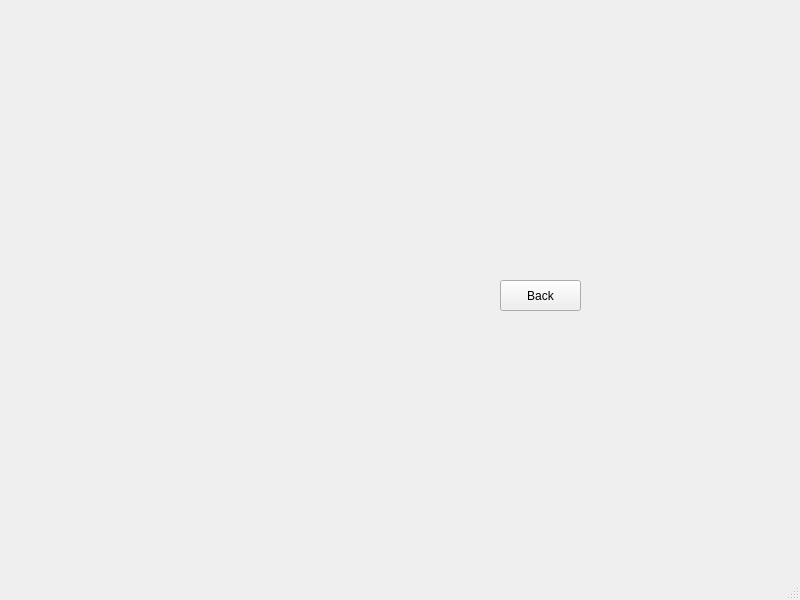
<?xml version="1.0" encoding="UTF-8"?>
<ui version="4.0">
 <class>MainWindow</class>
 <widget class="QMainWindow" name="MainWindow">
  <property name="geometry">
   <rect>
    <x>0</x>
    <y>0</y>
    <width>800</width>
    <height>600</height>
   </rect>
  </property>
  <property name="windowTitle">
   <string>MainWindow</string>
  </property>
  <widget class="QWidget" name="centralwidget">
   <widget class="QStackedWidget" name="stackedWidget">
    <property name="geometry">
     <rect>
      <x>0</x>
      <y>0</y>
      <width>591</width>
      <height>321</height>
     </rect>
    </property>
    <property name="currentIndex">
     <number>6</number>
    </property>
    <widget class="QWidget" name="cardNumber">
     <widget class="QLabel" name="error">
      <property name="geometry">
       <rect>
        <x>80</x>
        <y>260</y>
        <width>131</width>
        <height>31</height>
       </rect>
      </property>
      <property name="text">
       <string/>
      </property>
     </widget>
     <widget class="QLabel" name="enterCard">
      <property name="geometry">
       <rect>
        <x>110</x>
        <y>0</y>
        <width>361</width>
        <height>61</height>
       </rect>
      </property>
      <property name="styleSheet">
       <string notr="true">font: 75 24pt &quot;MS Shell Dlg 2&quot;;</string>
      </property>
      <property name="text">
       <string>Enter your card number:</string>
      </property>
     </widget>
     <widget class="QPushButton" name="p1">
      <property name="geometry">
       <rect>
        <x>320</x>
        <y>90</y>
        <width>51</width>
        <height>51</height>
       </rect>
      </property>
      <property name="styleSheet">
       <string notr="true">font: 75 11pt &quot;MS Shell Dlg 2&quot;;</string>
      </property>
      <property name="text">
       <string>1</string>
      </property>
     </widget>
     <widget class="QPushButton" name="p2">
      <property name="geometry">
       <rect>
        <x>380</x>
        <y>90</y>
        <width>51</width>
        <height>51</height>
       </rect>
      </property>
      <property name="styleSheet">
       <string notr="true">font: 75 11pt &quot;MS Shell Dlg 2&quot;;</string>
      </property>
      <property name="text">
       <string>2</string>
      </property>
     </widget>
     <widget class="QPushButton" name="p3">
      <property name="geometry">
       <rect>
        <x>440</x>
        <y>90</y>
        <width>51</width>
        <height>51</height>
       </rect>
      </property>
      <property name="styleSheet">
       <string notr="true">font: 75 11pt &quot;MS Shell Dlg 2&quot;;</string>
      </property>
      <property name="text">
       <string>3</string>
      </property>
     </widget>
     <widget class="QPushButton" name="pc">
      <property name="geometry">
       <rect>
        <x>440</x>
        <y>240</y>
        <width>51</width>
        <height>51</height>
       </rect>
      </property>
      <property name="styleSheet">
       <string notr="true">font: 75 11pt &quot;MS Shell Dlg 2&quot;;</string>
      </property>
      <property name="text">
       <string>&lt;-</string>
      </property>
     </widget>
     <widget class="QTextBrowser" name="input">
      <property name="geometry">
       <rect>
        <x>80</x>
        <y>130</y>
        <width>141</width>
        <height>51</height>
       </rect>
      </property>
     </widget>
     <widget class="QPushButton" name="p4">
      <property name="geometry">
       <rect>
        <x>320</x>
        <y>140</y>
        <width>51</width>
        <height>51</height>
       </rect>
      </property>
      <property name="styleSheet">
       <string notr="true">font: 75 11pt &quot;MS Shell Dlg 2&quot;;</string>
      </property>
      <property name="text">
       <string>4</string>
      </property>
     </widget>
     <widget class="QPushButton" name="p5">
      <property name="geometry">
       <rect>
        <x>380</x>
        <y>140</y>
        <width>51</width>
        <height>51</height>
       </rect>
      </property>
      <property name="styleSheet">
       <string notr="true">font: 75 11pt &quot;MS Shell Dlg 2&quot;;</string>
      </property>
      <property name="text">
       <string>5</string>
      </property>
     </widget>
     <widget class="QPushButton" name="pca">
      <property name="geometry">
       <rect>
        <x>320</x>
        <y>240</y>
        <width>51</width>
        <height>51</height>
       </rect>
      </property>
      <property name="styleSheet">
       <string notr="true">font: 75 11pt &quot;MS Shell Dlg 2&quot;;</string>
      </property>
      <property name="text">
       <string>&lt;-A</string>
      </property>
     </widget>
     <widget class="QPushButton" name="p0">
      <property name="geometry">
       <rect>
        <x>380</x>
        <y>240</y>
        <width>51</width>
        <height>51</height>
       </rect>
      </property>
      <property name="styleSheet">
       <string notr="true">font: 75 11pt &quot;MS Shell Dlg 2&quot;;</string>
      </property>
      <property name="text">
       <string>0</string>
      </property>
     </widget>
     <widget class="QPushButton" name="p8">
      <property name="geometry">
       <rect>
        <x>380</x>
        <y>190</y>
        <width>51</width>
        <height>51</height>
       </rect>
      </property>
      <property name="styleSheet">
       <string notr="true">font: 75 11pt &quot;MS Shell Dlg 2&quot;;</string>
      </property>
      <property name="text">
       <string>8</string>
      </property>
     </widget>
     <widget class="QPushButton" name="p7">
      <property name="geometry">
       <rect>
        <x>320</x>
        <y>190</y>
        <width>51</width>
        <height>51</height>
       </rect>
      </property>
      <property name="styleSheet">
       <string notr="true">font: 75 11pt &quot;MS Shell Dlg 2&quot;;</string>
      </property>
      <property name="text">
       <string>7</string>
      </property>
     </widget>
     <widget class="QPushButton" name="p6">
      <property name="geometry">
       <rect>
        <x>440</x>
        <y>140</y>
        <width>51</width>
        <height>51</height>
       </rect>
      </property>
      <property name="styleSheet">
       <string notr="true">font: 75 11pt &quot;MS Shell Dlg 2&quot;;</string>
      </property>
      <property name="text">
       <string>6</string>
      </property>
     </widget>
     <widget class="QPushButton" name="p9">
      <property name="geometry">
       <rect>
        <x>440</x>
        <y>190</y>
        <width>51</width>
        <height>51</height>
       </rect>
      </property>
      <property name="styleSheet">
       <string notr="true">font: 75 11pt &quot;MS Shell Dlg 2&quot;;</string>
      </property>
      <property name="text">
       <string>9</string>
      </property>
     </widget>
     <widget class="QPushButton" name="psubmit">
      <property name="geometry">
       <rect>
        <x>520</x>
        <y>290</y>
        <width>71</width>
        <height>31</height>
       </rect>
      </property>
      <property name="styleSheet">
       <string notr="true"/>
      </property>
      <property name="text">
       <string>Submit</string>
      </property>
     </widget>
     <widget class="QLabel" name="errorCardNum">
      <property name="geometry">
       <rect>
        <x>80</x>
        <y>230</y>
        <width>171</width>
        <height>31</height>
       </rect>
      </property>
      <property name="text">
       <string/>
      </property>
     </widget>
    </widget>
    <widget class="QWidget" name="PIN">
     <widget class="QLabel" name="enterPin">
      <property name="geometry">
       <rect>
        <x>150</x>
        <y>0</y>
        <width>241</width>
        <height>71</height>
       </rect>
      </property>
      <property name="styleSheet">
       <string notr="true">font: 75 24pt &quot;MS Shell Dlg 2&quot;;</string>
      </property>
      <property name="text">
       <string>Enter your PIN:</string>
      </property>
     </widget>
     <widget class="QPushButton" name="pushButton_1">
      <property name="geometry">
       <rect>
        <x>300</x>
        <y>80</y>
        <width>51</width>
        <height>51</height>
       </rect>
      </property>
      <property name="styleSheet">
       <string notr="true">font: 75 11pt &quot;MS Shell Dlg 2&quot;;</string>
      </property>
      <property name="text">
       <string>1</string>
      </property>
     </widget>
     <widget class="QPushButton" name="pushButton_2">
      <property name="geometry">
       <rect>
        <x>360</x>
        <y>80</y>
        <width>51</width>
        <height>51</height>
       </rect>
      </property>
      <property name="styleSheet">
       <string notr="true">font: 75 11pt &quot;MS Shell Dlg 2&quot;;</string>
      </property>
      <property name="text">
       <string>2</string>
      </property>
     </widget>
     <widget class="QPushButton" name="pushButton_3">
      <property name="geometry">
       <rect>
        <x>420</x>
        <y>80</y>
        <width>51</width>
        <height>51</height>
       </rect>
      </property>
      <property name="styleSheet">
       <string notr="true">font: 75 11pt &quot;MS Shell Dlg 2&quot;;</string>
      </property>
      <property name="text">
       <string>3</string>
      </property>
     </widget>
     <widget class="QTextBrowser" name="inputPin">
      <property name="geometry">
       <rect>
        <x>20</x>
        <y>120</y>
        <width>191</width>
        <height>51</height>
       </rect>
      </property>
     </widget>
     <widget class="QPushButton" name="pushButton_4">
      <property name="geometry">
       <rect>
        <x>300</x>
        <y>130</y>
        <width>51</width>
        <height>51</height>
       </rect>
      </property>
      <property name="styleSheet">
       <string notr="true">font: 75 11pt &quot;MS Shell Dlg 2&quot;;</string>
      </property>
      <property name="text">
       <string>4</string>
      </property>
     </widget>
     <widget class="QPushButton" name="pushButton_5">
      <property name="geometry">
       <rect>
        <x>360</x>
        <y>130</y>
        <width>51</width>
        <height>51</height>
       </rect>
      </property>
      <property name="styleSheet">
       <string notr="true">font: 75 11pt &quot;MS Shell Dlg 2&quot;;</string>
      </property>
      <property name="text">
       <string>5</string>
      </property>
     </widget>
     <widget class="QPushButton" name="pushButton_6">
      <property name="geometry">
       <rect>
        <x>420</x>
        <y>130</y>
        <width>51</width>
        <height>51</height>
       </rect>
      </property>
      <property name="styleSheet">
       <string notr="true">font: 75 11pt &quot;MS Shell Dlg 2&quot;;</string>
      </property>
      <property name="text">
       <string>6</string>
      </property>
     </widget>
     <widget class="QPushButton" name="pushButton_7">
      <property name="geometry">
       <rect>
        <x>300</x>
        <y>180</y>
        <width>51</width>
        <height>51</height>
       </rect>
      </property>
      <property name="styleSheet">
       <string notr="true">font: 75 11pt &quot;MS Shell Dlg 2&quot;;</string>
      </property>
      <property name="text">
       <string>7</string>
      </property>
     </widget>
     <widget class="QPushButton" name="pushButton_8">
      <property name="geometry">
       <rect>
        <x>360</x>
        <y>180</y>
        <width>51</width>
        <height>51</height>
       </rect>
      </property>
      <property name="styleSheet">
       <string notr="true">font: 75 11pt &quot;MS Shell Dlg 2&quot;;</string>
      </property>
      <property name="text">
       <string>8</string>
      </property>
     </widget>
     <widget class="QPushButton" name="pushButton_9">
      <property name="geometry">
       <rect>
        <x>420</x>
        <y>180</y>
        <width>51</width>
        <height>51</height>
       </rect>
      </property>
      <property name="styleSheet">
       <string notr="true">font: 75 11pt &quot;MS Shell Dlg 2&quot;;</string>
      </property>
      <property name="text">
       <string>9</string>
      </property>
     </widget>
     <widget class="QPushButton" name="pushButton_c">
      <property name="geometry">
       <rect>
        <x>300</x>
        <y>230</y>
        <width>51</width>
        <height>51</height>
       </rect>
      </property>
      <property name="styleSheet">
       <string notr="true">font: 75 11pt &quot;MS Shell Dlg 2&quot;;</string>
      </property>
      <property name="text">
       <string>&lt;-</string>
      </property>
     </widget>
     <widget class="QPushButton" name="pushButton">
      <property name="geometry">
       <rect>
        <x>360</x>
        <y>230</y>
        <width>51</width>
        <height>51</height>
       </rect>
      </property>
      <property name="styleSheet">
       <string notr="true">font: 75 11pt &quot;MS Shell Dlg 2&quot;;</string>
      </property>
      <property name="text">
       <string>0</string>
      </property>
     </widget>
     <widget class="QPushButton" name="pushButton_ca">
      <property name="geometry">
       <rect>
        <x>420</x>
        <y>230</y>
        <width>51</width>
        <height>51</height>
       </rect>
      </property>
      <property name="styleSheet">
       <string notr="true">font: 75 11pt &quot;MS Shell Dlg 2&quot;;</string>
      </property>
      <property name="text">
       <string>&lt;-A</string>
      </property>
     </widget>
     <widget class="QPushButton" name="pushButton_back">
      <property name="geometry">
       <rect>
        <x>510</x>
        <y>250</y>
        <width>81</width>
        <height>31</height>
       </rect>
      </property>
      <property name="styleSheet">
       <string notr="true"/>
      </property>
      <property name="text">
       <string>Back</string>
      </property>
     </widget>
     <widget class="QPushButton" name="pushButton_submit">
      <property name="geometry">
       <rect>
        <x>510</x>
        <y>290</y>
        <width>81</width>
        <height>31</height>
       </rect>
      </property>
      <property name="styleSheet">
       <string notr="true"/>
      </property>
      <property name="text">
       <string>Submit</string>
      </property>
     </widget>
     <widget class="QLabel" name="errorPin">
      <property name="geometry">
       <rect>
        <x>30</x>
        <y>210</y>
        <width>161</width>
        <height>41</height>
       </rect>
      </property>
      <property name="text">
       <string/>
      </property>
     </widget>
    </widget>
    <widget class="QWidget" name="bankOperations">
     <widget class="QPushButton" name="changePin">
      <property name="geometry">
       <rect>
        <x>110</x>
        <y>70</y>
        <width>101</width>
        <height>91</height>
       </rect>
      </property>
      <property name="text">
       <string>Change PIN</string>
      </property>
     </widget>
     <widget class="QPushButton" name="checkBalance_2">
      <property name="geometry">
       <rect>
        <x>220</x>
        <y>70</y>
        <width>101</width>
        <height>91</height>
       </rect>
      </property>
      <property name="text">
       <string>Check balance</string>
      </property>
     </widget>
     <widget class="QPushButton" name="charityTransfer">
      <property name="geometry">
       <rect>
        <x>110</x>
        <y>170</y>
        <width>101</width>
        <height>91</height>
       </rect>
      </property>
      <property name="text">
       <string>Charity transfer</string>
      </property>
     </widget>
     <widget class="QPushButton" name="withdrawMoney2">
      <property name="geometry">
       <rect>
        <x>330</x>
        <y>70</y>
        <width>101</width>
        <height>91</height>
       </rect>
      </property>
      <property name="text">
       <string>Withdraw money</string>
      </property>
     </widget>
     <widget class="QPushButton" name="moneyTransfer">
      <property name="geometry">
       <rect>
        <x>330</x>
        <y>170</y>
        <width>101</width>
        <height>91</height>
       </rect>
      </property>
      <property name="text">
       <string>Transfer money</string>
      </property>
     </widget>
     <widget class="QPushButton" name="logOut">
      <property name="geometry">
       <rect>
        <x>500</x>
        <y>20</y>
        <width>75</width>
        <height>23</height>
       </rect>
      </property>
      <property name="text">
       <string>Log out</string>
      </property>
     </widget>
     <widget class="QPushButton" name="mobileTransfer">
      <property name="geometry">
       <rect>
        <x>220</x>
        <y>170</y>
        <width>101</width>
        <height>91</height>
       </rect>
      </property>
      <property name="text">
       <string>Transfer to mobile</string>
      </property>
     </widget>
     <widget class="QLabel" name="welcoming">
      <property name="geometry">
       <rect>
        <x>120</x>
        <y>20</y>
        <width>311</width>
        <height>31</height>
       </rect>
      </property>
      <property name="text">
       <string/>
      </property>
     </widget>
    </widget>
    <widget class="QWidget" name="withdrawMoney">
     <widget class="QPushButton" name="pu_1">
      <property name="geometry">
       <rect>
        <x>260</x>
        <y>70</y>
        <width>51</width>
        <height>51</height>
       </rect>
      </property>
      <property name="styleSheet">
       <string notr="true">font: 75 11pt &quot;MS Shell Dlg 2&quot;;</string>
      </property>
      <property name="text">
       <string>1</string>
      </property>
     </widget>
     <widget class="QPushButton" name="pu_2">
      <property name="geometry">
       <rect>
        <x>320</x>
        <y>70</y>
        <width>51</width>
        <height>51</height>
       </rect>
      </property>
      <property name="styleSheet">
       <string notr="true">font: 75 11pt &quot;MS Shell Dlg 2&quot;;</string>
      </property>
      <property name="text">
       <string>2</string>
      </property>
     </widget>
     <widget class="QPushButton" name="pu_3">
      <property name="geometry">
       <rect>
        <x>380</x>
        <y>70</y>
        <width>51</width>
        <height>51</height>
       </rect>
      </property>
      <property name="styleSheet">
       <string notr="true">font: 75 11pt &quot;MS Shell Dlg 2&quot;;</string>
      </property>
      <property name="text">
       <string>3</string>
      </property>
     </widget>
     <widget class="QPushButton" name="pu_4">
      <property name="geometry">
       <rect>
        <x>260</x>
        <y>130</y>
        <width>51</width>
        <height>51</height>
       </rect>
      </property>
      <property name="styleSheet">
       <string notr="true">font: 75 11pt &quot;MS Shell Dlg 2&quot;;</string>
      </property>
      <property name="text">
       <string>4</string>
      </property>
     </widget>
     <widget class="QPushButton" name="pu_5">
      <property name="geometry">
       <rect>
        <x>320</x>
        <y>130</y>
        <width>51</width>
        <height>51</height>
       </rect>
      </property>
      <property name="styleSheet">
       <string notr="true">font: 75 11pt &quot;MS Shell Dlg 2&quot;;</string>
      </property>
      <property name="text">
       <string>5</string>
      </property>
     </widget>
     <widget class="QPushButton" name="pu_6">
      <property name="geometry">
       <rect>
        <x>380</x>
        <y>130</y>
        <width>51</width>
        <height>51</height>
       </rect>
      </property>
      <property name="styleSheet">
       <string notr="true">font: 75 11pt &quot;MS Shell Dlg 2&quot;;</string>
      </property>
      <property name="text">
       <string>6</string>
      </property>
     </widget>
     <widget class="QPushButton" name="pu_8">
      <property name="geometry">
       <rect>
        <x>320</x>
        <y>190</y>
        <width>51</width>
        <height>51</height>
       </rect>
      </property>
      <property name="styleSheet">
       <string notr="true">font: 75 11pt &quot;MS Shell Dlg 2&quot;;</string>
      </property>
      <property name="text">
       <string>8</string>
      </property>
     </widget>
     <widget class="QPushButton" name="pu_7">
      <property name="geometry">
       <rect>
        <x>260</x>
        <y>190</y>
        <width>51</width>
        <height>51</height>
       </rect>
      </property>
      <property name="styleSheet">
       <string notr="true">font: 75 11pt &quot;MS Shell Dlg 2&quot;;</string>
      </property>
      <property name="text">
       <string>7</string>
      </property>
     </widget>
     <widget class="QPushButton" name="pu_cA">
      <property name="geometry">
       <rect>
        <x>380</x>
        <y>250</y>
        <width>51</width>
        <height>51</height>
       </rect>
      </property>
      <property name="styleSheet">
       <string notr="true">font: 75 11pt &quot;MS Shell Dlg 2&quot;;</string>
      </property>
      <property name="text">
       <string>&lt;-A</string>
      </property>
     </widget>
     <widget class="QPushButton" name="pu_9">
      <property name="geometry">
       <rect>
        <x>380</x>
        <y>190</y>
        <width>51</width>
        <height>51</height>
       </rect>
      </property>
      <property name="styleSheet">
       <string notr="true">font: 75 11pt &quot;MS Shell Dlg 2&quot;;</string>
      </property>
      <property name="text">
       <string>9</string>
      </property>
     </widget>
     <widget class="QPushButton" name="pu_0">
      <property name="geometry">
       <rect>
        <x>320</x>
        <y>250</y>
        <width>51</width>
        <height>51</height>
       </rect>
      </property>
      <property name="styleSheet">
       <string notr="true">font: 75 11pt &quot;MS Shell Dlg 2&quot;;</string>
      </property>
      <property name="text">
       <string>0</string>
      </property>
     </widget>
     <widget class="QPushButton" name="pu_c">
      <property name="geometry">
       <rect>
        <x>260</x>
        <y>250</y>
        <width>51</width>
        <height>51</height>
       </rect>
      </property>
      <property name="styleSheet">
       <string notr="true">font: 75 11pt &quot;MS Shell Dlg 2&quot;;</string>
      </property>
      <property name="text">
       <string>&lt;-</string>
      </property>
     </widget>
     <widget class="QLabel" name="label">
      <property name="geometry">
       <rect>
        <x>10</x>
        <y>40</y>
        <width>241</width>
        <height>71</height>
       </rect>
      </property>
      <property name="styleSheet">
       <string notr="true">font: 12pt &quot;MS Shell Dlg 2&quot;;</string>
      </property>
      <property name="text">
       <string>The amount of money to transfer 
 (UAH) :</string>
      </property>
     </widget>
     <widget class="QTextBrowser" name="inputAmount">
      <property name="geometry">
       <rect>
        <x>10</x>
        <y>110</y>
        <width>191</width>
        <height>51</height>
       </rect>
      </property>
     </widget>
     <widget class="QLabel" name="la_error">
      <property name="geometry">
       <rect>
        <x>10</x>
        <y>250</y>
        <width>171</width>
        <height>31</height>
       </rect>
      </property>
      <property name="text">
       <string/>
      </property>
     </widget>
     <widget class="QPushButton" name="bck">
      <property name="geometry">
       <rect>
        <x>510</x>
        <y>290</y>
        <width>75</width>
        <height>23</height>
       </rect>
      </property>
      <property name="text">
       <string>Back</string>
      </property>
     </widget>
     <widget class="QPushButton" name="sbm">
      <property name="geometry">
       <rect>
        <x>510</x>
        <y>260</y>
        <width>75</width>
        <height>23</height>
       </rect>
      </property>
      <property name="text">
       <string>Submit</string>
      </property>
     </widget>
     <widget class="QLabel" name="transferTo_2">
      <property name="geometry">
       <rect>
        <x>10</x>
        <y>180</y>
        <width>201</width>
        <height>31</height>
       </rect>
      </property>
      <property name="styleSheet">
       <string notr="true">font: 12pt &quot;MS Shell Dlg 2&quot;;</string>
      </property>
      <property name="text">
       <string/>
      </property>
     </widget>
     <widget class="QTextBrowser" name="trT">
      <property name="geometry">
       <rect>
        <x>10</x>
        <y>230</y>
        <width>191</width>
        <height>51</height>
       </rect>
      </property>
     </widget>
    </widget>
    <widget class="QWidget" name="checkBalance">
     <widget class="QLabel" name="balanceLabel">
      <property name="geometry">
       <rect>
        <x>60</x>
        <y>100</y>
        <width>481</width>
        <height>81</height>
       </rect>
      </property>
      <property name="text">
       <string>Your balance is: </string>
      </property>
     </widget>
     <widget class="QPushButton" name="backBank">
      <property name="geometry">
       <rect>
        <x>510</x>
        <y>290</y>
        <width>75</width>
        <height>23</height>
       </rect>
      </property>
      <property name="text">
       <string>Back</string>
      </property>
     </widget>
    </widget>
    <widget class="QWidget" name="changePinWindow">
     <widget class="QPushButton" name="p_1">
      <property name="geometry">
       <rect>
        <x>260</x>
        <y>50</y>
        <width>51</width>
        <height>51</height>
       </rect>
      </property>
      <property name="styleSheet">
       <string notr="true">font: 75 11pt &quot;MS Shell Dlg 2&quot;;</string>
      </property>
      <property name="text">
       <string>1</string>
      </property>
     </widget>
     <widget class="QPushButton" name="p_2">
      <property name="geometry">
       <rect>
        <x>320</x>
        <y>50</y>
        <width>51</width>
        <height>51</height>
       </rect>
      </property>
      <property name="styleSheet">
       <string notr="true">font: 75 11pt &quot;MS Shell Dlg 2&quot;;</string>
      </property>
      <property name="text">
       <string>2</string>
      </property>
     </widget>
     <widget class="QPushButton" name="p_3">
      <property name="geometry">
       <rect>
        <x>380</x>
        <y>50</y>
        <width>51</width>
        <height>51</height>
       </rect>
      </property>
      <property name="styleSheet">
       <string notr="true">font: 75 11pt &quot;MS Shell Dlg 2&quot;;</string>
      </property>
      <property name="text">
       <string>3</string>
      </property>
     </widget>
     <widget class="QPushButton" name="p_4">
      <property name="geometry">
       <rect>
        <x>260</x>
        <y>110</y>
        <width>51</width>
        <height>51</height>
       </rect>
      </property>
      <property name="styleSheet">
       <string notr="true">font: 75 11pt &quot;MS Shell Dlg 2&quot;;</string>
      </property>
      <property name="text">
       <string>4</string>
      </property>
     </widget>
     <widget class="QPushButton" name="p_5">
      <property name="geometry">
       <rect>
        <x>320</x>
        <y>110</y>
        <width>51</width>
        <height>51</height>
       </rect>
      </property>
      <property name="styleSheet">
       <string notr="true">font: 75 11pt &quot;MS Shell Dlg 2&quot;;</string>
      </property>
      <property name="text">
       <string>5</string>
      </property>
     </widget>
     <widget class="QPushButton" name="p_7">
      <property name="geometry">
       <rect>
        <x>260</x>
        <y>170</y>
        <width>51</width>
        <height>51</height>
       </rect>
      </property>
      <property name="styleSheet">
       <string notr="true">font: 75 11pt &quot;MS Shell Dlg 2&quot;;</string>
      </property>
      <property name="text">
       <string>7</string>
      </property>
     </widget>
     <widget class="QPushButton" name="p_6">
      <property name="geometry">
       <rect>
        <x>380</x>
        <y>110</y>
        <width>51</width>
        <height>51</height>
       </rect>
      </property>
      <property name="styleSheet">
       <string notr="true">font: 75 11pt &quot;MS Shell Dlg 2&quot;;</string>
      </property>
      <property name="text">
       <string>6</string>
      </property>
     </widget>
     <widget class="QPushButton" name="p_c_a">
      <property name="geometry">
       <rect>
        <x>380</x>
        <y>230</y>
        <width>51</width>
        <height>51</height>
       </rect>
      </property>
      <property name="styleSheet">
       <string notr="true">font: 75 11pt &quot;MS Shell Dlg 2&quot;;</string>
      </property>
      <property name="text">
       <string>&lt;-A</string>
      </property>
     </widget>
     <widget class="QPushButton" name="p_0">
      <property name="geometry">
       <rect>
        <x>320</x>
        <y>230</y>
        <width>51</width>
        <height>51</height>
       </rect>
      </property>
      <property name="styleSheet">
       <string notr="true">font: 75 11pt &quot;MS Shell Dlg 2&quot;;</string>
      </property>
      <property name="text">
       <string>0</string>
      </property>
     </widget>
     <widget class="QPushButton" name="p_c">
      <property name="geometry">
       <rect>
        <x>260</x>
        <y>230</y>
        <width>51</width>
        <height>51</height>
       </rect>
      </property>
      <property name="styleSheet">
       <string notr="true">font: 75 11pt &quot;MS Shell Dlg 2&quot;;</string>
      </property>
      <property name="text">
       <string>&lt;-</string>
      </property>
     </widget>
     <widget class="QPushButton" name="p_9">
      <property name="geometry">
       <rect>
        <x>380</x>
        <y>170</y>
        <width>51</width>
        <height>51</height>
       </rect>
      </property>
      <property name="styleSheet">
       <string notr="true">font: 75 11pt &quot;MS Shell Dlg 2&quot;;</string>
      </property>
      <property name="text">
       <string>9</string>
      </property>
     </widget>
     <widget class="QPushButton" name="p_8">
      <property name="geometry">
       <rect>
        <x>320</x>
        <y>170</y>
        <width>51</width>
        <height>51</height>
       </rect>
      </property>
      <property name="styleSheet">
       <string notr="true">font: 75 11pt &quot;MS Shell Dlg 2&quot;;</string>
      </property>
      <property name="text">
       <string>8</string>
      </property>
     </widget>
     <widget class="QPushButton" name="p_back">
      <property name="geometry">
       <rect>
        <x>510</x>
        <y>280</y>
        <width>81</width>
        <height>31</height>
       </rect>
      </property>
      <property name="text">
       <string>Back</string>
      </property>
     </widget>
     <widget class="QLabel" name="old">
      <property name="geometry">
       <rect>
        <x>20</x>
        <y>40</y>
        <width>101</width>
        <height>41</height>
       </rect>
      </property>
      <property name="styleSheet">
       <string notr="true">font: 11pt &quot;MS Shell Dlg 2&quot;;</string>
      </property>
      <property name="text">
       <string>Old pincode:</string>
      </property>
     </widget>
     <widget class="QLabel" name="repeat">
      <property name="geometry">
       <rect>
        <x>20</x>
        <y>180</y>
        <width>131</width>
        <height>41</height>
       </rect>
      </property>
      <property name="styleSheet">
       <string notr="true">font: 11pt &quot;MS Shell Dlg 2&quot;;</string>
      </property>
      <property name="text">
       <string>Repeat new pincode:</string>
      </property>
     </widget>
     <widget class="QLabel" name="newL">
      <property name="geometry">
       <rect>
        <x>20</x>
        <y>110</y>
        <width>101</width>
        <height>41</height>
       </rect>
      </property>
      <property name="styleSheet">
       <string notr="true">font: 11pt &quot;MS Shell Dlg 2&quot;;</string>
      </property>
      <property name="text">
       <string>New pincode:</string>
      </property>
     </widget>
     <widget class="QPushButton" name="p_submit">
      <property name="geometry">
       <rect>
        <x>510</x>
        <y>240</y>
        <width>81</width>
        <height>31</height>
       </rect>
      </property>
      <property name="text">
       <string>Submit</string>
      </property>
     </widget>
     <widget class="QLineEdit" name="oldPin">
      <property name="geometry">
       <rect>
        <x>20</x>
        <y>80</y>
        <width>161</width>
        <height>31</height>
       </rect>
      </property>
     </widget>
     <widget class="QLabel" name="p_error">
      <property name="geometry">
       <rect>
        <x>20</x>
        <y>10</y>
        <width>171</width>
        <height>31</height>
       </rect>
      </property>
      <property name="text">
       <string/>
      </property>
     </widget>
     <widget class="QLineEdit" name="newPin">
      <property name="geometry">
       <rect>
        <x>20</x>
        <y>150</y>
        <width>161</width>
        <height>31</height>
       </rect>
      </property>
     </widget>
     <widget class="QLineEdit" name="newPinRepeat">
      <property name="geometry">
       <rect>
        <x>20</x>
        <y>220</y>
        <width>161</width>
        <height>31</height>
       </rect>
      </property>
     </widget>
    </widget>
    <widget class="QWidget" name="charityEnumeration">
     <widget class="QLabel" name="transferTo">
      <property name="geometry">
       <rect>
        <x>20</x>
        <y>50</y>
        <width>161</width>
        <height>31</height>
       </rect>
      </property>
      <property name="styleSheet">
       <string notr="true">font: 11pt &quot;MS Shell Dlg 2&quot;;</string>
      </property>
      <property name="text">
       <string/>
      </property>
     </widget>
     <widget class="QPushButton" name="back">
      <property name="geometry">
       <rect>
        <x>500</x>
        <y>280</y>
        <width>81</width>
        <height>31</height>
       </rect>
      </property>
      <property name="text">
       <string>Back</string>
      </property>
     </widget>
     <widget class="QWidget" name="gridLayoutWidget">
      <property name="geometry">
       <rect>
        <x>0</x>
        <y>0</y>
        <width>581</width>
        <height>271</height>
       </rect>
      </property>
      <layout class="QGridLayout" name="gridLayout"/>
     </widget>
    </widget>
   </widget>
  </widget>
  <widget class="QMenuBar" name="menubar">
   <property name="geometry">
    <rect>
     <x>0</x>
     <y>0</y>
     <width>800</width>
     <height>21</height>
    </rect>
   </property>
  </widget>
  <widget class="QStatusBar" name="statusbar"/>
 </widget>
 <resources/>
 <connections/>
</ui>
